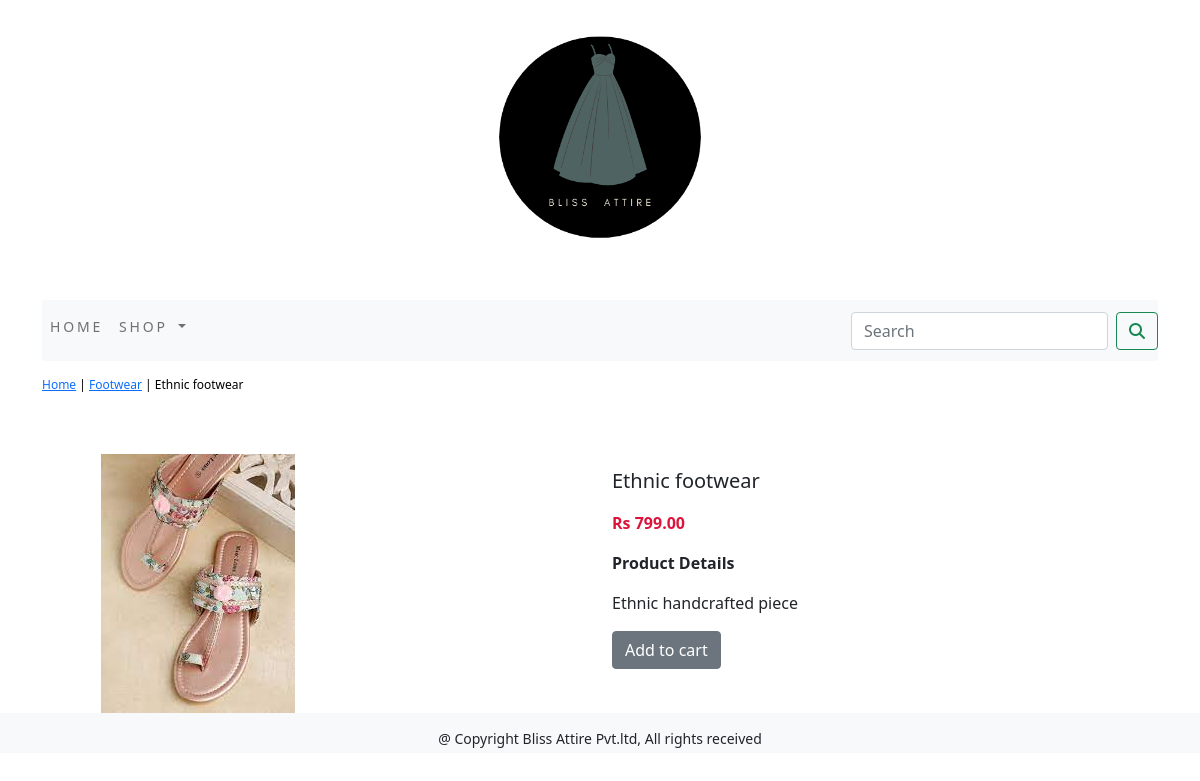
/shop/footwear/ethnic-footwear/, run on the app's committed database.
### shop/models.py (models this page shows, shortened)
class Product(models.Model):
    name=models.CharField(max_length=250,unique=True)
    slug=models.SlugField(max_length=250,unique=True)
    desc=models.TextField(blank=True)
    price=models.DecimalField(max_digits=8,decimal_places=2)
    catagory=models.ForeignKey(Catagory,on_delete=models.CASCADE)
    image=models.ImageField(upload_to='product',blank=True)
    stock=models.IntegerField()
    available=models.BooleanField(default=True)
    created=models.DateTimeField(auto_now_add=True)
    updated=models.DateTimeField(auto_now=True)
    class Meta:
        ordering = ("name",)
        verbose_name = ('product')
        verbose_name_plural = ('products')

class Catagory(models.Model):
    name=models.CharField(max_length=250,unique=True)
    slug=models.SlugField(max_length=250,unique=True)
    desc=models.TextField(blank=True)
    image=models.ImageField(upload_to='catagory',blank=True)
    class Meta:
        ordering=("name",)
        verbose_name=('catagory')
        verbose_name_plural=('catagories')
    def get_url(self):
        return reverse('shop:allCatdisplay',args=[self.slug])
    def __str__(self):
        return '{}'.format(self.name)

### shop/views.py (the view)
# urls.py: path('<slug:c_slug>/<slug:p_slug>/', views.productDetail, name='productdisplay'),
def productDetail(request,c_slug,p_slug):
    try:
        product=Product.objects.get(catagory__slug=c_slug,slug=p_slug)
    except Exception as e:
        raise e
    return render(request,'product.html',{'product':product})

### cart/context_processors.py (called while the page is built)
def counter(request):
    item_count=0
    if 'admin' in request.path:
        return  {}
    else:
        try:
            cart=Cart.objects.filter(cart_id=_cart_id(request))
            cart_items=CartItem.objects.all().filter(cart=cart[:1])
            for cart_item in cart_items:
                item_count += cart_item.quantity
        except Cart.DoesNotExist:
            item_count=0
    return dict(item_count=item_count)

### cart/views.py (called while the page is built)
def _cart_id(request):
    cart=request.session.session_key
    if not cart:
        cart=request.session.create()
    return  cart

### shop/context_processors.py (called while the page is built)
def menu_links(request):
    links=Catagory.objects.all()
    return dict(links=links)

### templates/product.html (shortened to what this page needs)
{% extends 'base.html' %}
{% load static %}
{% block content %}
<div class="row my_product_row">
    <div class="mx-auto">
        <p><a href="{%% url 'shop:allCat'}">Home</a> | <a href="{{product.catagory.get_url}}">{{product.catagory}}</a> |
            {{product.name}}</p>
    </div>
</div>
<div class="container">
    <br>
    <div class="row">
        <div class="col-12 col-sm-12 col-md-12 col-lg-6 text-center">
            <div style="width:18rem;">
                <img src="{{product.image.url}}" alt="{{product.name}}">
            </div>
        </div>
        <div class="col-12 col-sm-12 col-md-12 col-lg-4">
            <h1 class="my_product_title">{{product.name}}</h1>
            <div>
                <p style="color:Crimson"> <b>Rs {{product.price}}</b></p>
                <p class="my_title"><b>Product Details</b></p>
                <p class="text-justify my_product_text">{{product.desc}}</p>
                {% if product.stock <= 0 %}
                <h3><b class="text-justify my_product_text ">Out Of Stock</b></h3>
                {% else %}
                <a class="btn btn-secondary" href="{% url 'cart:add_cart' product.id %}">Add to cart</a>
                {% endif %}
            </div>
        </div>
    </div>
</div>
</div>
{% endblock %}

### static/css/custom.css (style rules this page uses)
body { font-family: 'Poppins', sans-serif; }
.my_product_row { padding-top:15px; padding-bottom:20px; }
.my_product_row .mx-auto { color:#000; font-size:12px; text-decoration:none; }
.my_product_title { font-size:20px; text_transform:uppercase; letter_spacing:.2em; padding-top:15px; padding-bottom:10px; }
.my_product_text { padding-right:20px; }

### data on the page
Product: catagory "Footwear", name "Ethnic footwear", image (picture), price "799.00", desc "Ethnic handcrafted piece"
